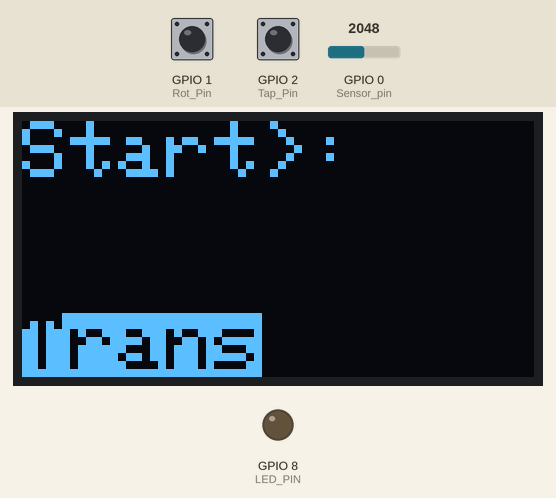
Simulated run of this sketch. Board: ESP32-S3. Parts: 128×64 one-colour display, output pins drawn as LEDs (lit = HIGH). Inputs (shaded band) come from the test bench; at power-on: GPIO 1 (Rot_Pin) HIGH, GPIO 2 (Tap_Pin) HIGH, GPIO 0 (Sensor_pin) = 2048. What the sketch prints to the serial monitor is not drawn.

Above: at 2.2 s.
2.3 s: GPIO 1 (Rot_Pin) pulled LOW for 1 s
At 9.0 s:
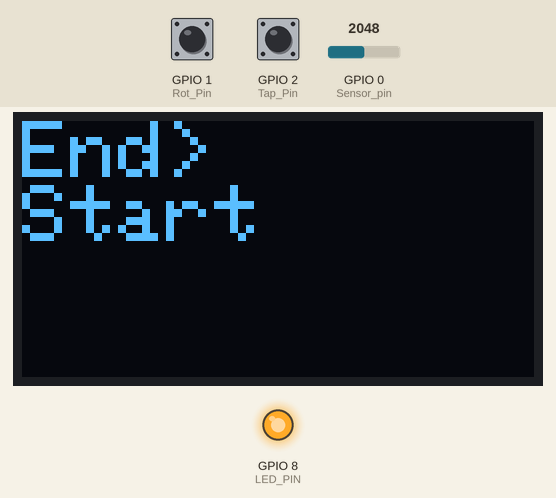
9.3 s: GPIO 2 (Tap_Pin) pulled LOW for 3.2 s
At 13.1 s:
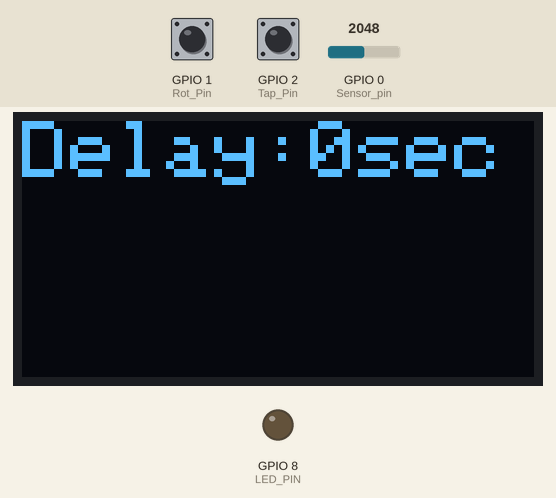
15.5 s: GPIO 0 (Sensor_pin) set to 84
18.0 s: GPIO 0 (Sensor_pin) set to 71
19.5 s: GPIO 0 (Sensor_pin) set to 491
At 20.3 s:
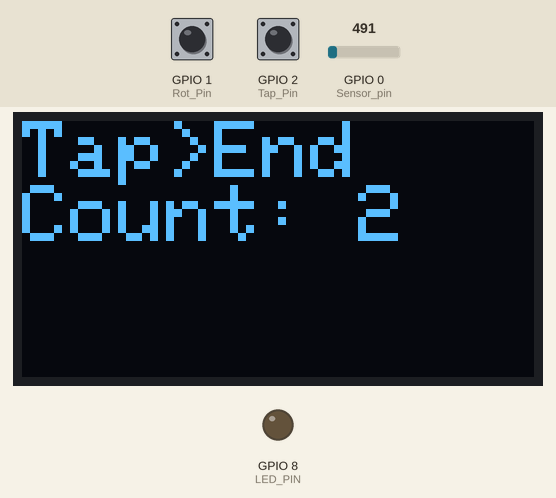
Timing chart, 0 to 22.2 s (numbered marks = the images above; inputs shaded):
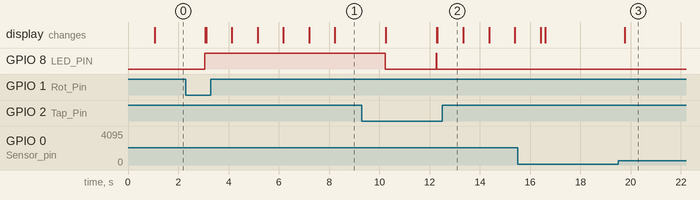

Measured:
- after the input at 2.3 s, the display: first differs from a run without the input after 0.81 s (image 1 shows a later state)
- after the input at 9.3 s, the display: first differs from a run without the input after 3.0 s (image 2)
- after the input at 18.0 s, every drawn part: stays the same
- after the input at 19.5 s, the display: changes after 0.25 s (image 3)

The sketch:

PAWDArduniowithPressureSensorWorking_on_Super_mini_board.ino
```cpp
#include <Wire.h>
#include <Adafruit_GFX.h>
#include <Adafruit_SSD1306.h>

#define SCREEN_WIDTH 128
#define SCREEN_HEIGHT 64
#define OLED_RESET    -1
#define SCREEN_ADDRESS 0x3C

// Official Pin 8 is the LED_PIN
const int LED_PIN = 8;
const int Sensor_pin = 0; //Pressure sensor pin
const int Rot_Pin = 1; // external buttons
const int Tap_Pin= 2; //external buttons

// Custom I2C pins to avoid the Pin 8 conflict
const int sda_pin = 10;
const int scl_pin = 9;

int clk = 0; //for delay
int count = 0; // amount of taps
int SensorData=0; //initalizing pressure sensor to zero
bool pressed = false; //prevents overcounting in taps

Adafruit_SSD1306 display(SCREEN_WIDTH, SCREEN_HEIGHT, &Wire, OLED_RESET);
enum {
  Start_State,
  Trans_State,
  Taps_State,
  Rot_State,
  End_State,
  Delay_State,
  Delay_State2
} currentState; // Variable to hold the current state

void setup() {
  delay(1000);
  pinMode(LED_PIN, OUTPUT);
  pinMode(Sensor_pin,INPUT); //pressure sensor pin
  pinMode(Rot_Pin,INPUT_PULLUP); //setting pins to take input
  pinMode(Tap_Pin,INPUT_PULLUP);
  // Set the initial state when the program starts
  currentState =  Start_State;
  Serial.println("FSM Starting in  Start_State");

  // Start I2C on Pin 10 (SDA) and Pin 9 (SCL)
  Wire.begin(sda_pin, scl_pin);

 /* if(!display.begin(SSD1306_SWITCHCAPVCC, SCREEN_ADDRESS)) {
    // If it fails, the LED_PIN will blink fast to alert you
    while(1) {
      digitalWrite(LED_PIN, HIGH); delay(100);
      digitalWrite(LED_PIN, LOW);  delay(100);
    }
  }*/

  if(!display.begin(SSD1306_SWITCHCAPVCC, SCREEN_ADDRESS)) {
    // If initialization fails, print error and stop
    Serial.begin(115200);//baud rate
    Serial.println(F("SSD1306 initialization failed"));
    for(;;);

  }

  /*display.clearDisplay();
  display.setTextSize(1);
  display.setTextColor(SSD1306_WHITE);
  display.setCursor(0,0);
  display.println("C3 SuperMini");
  display.println("SDA: Pin 10");
  display.display();*/

  display.clearDisplay();
  display.setTextSize(2);         // Set text size to 2 (larger text)
  display.setTextColor(SSD1306_WHITE); // Set text color to white
}

void loop() {
display.clearDisplay();
  switch (currentState) {

    case  Start_State:
      // ACTION: Ensure LED is OFF
      digitalWrite(LED_PIN, LOW);

        currentState = Trans_State;

        printLine(1, "Start>:", true);
        printLine(4, "Trans", false);
        display.display(); // puts text on screen
        delay(2000);// 5 seconds
        clk = 0;


      break;

    case Trans_State:
      // ACTION: Ensure LED is ON
      digitalWrite(LED_PIN, HIGH);


        //currentState =  Delay_State; // change to if statement for both delays

        printLine(1, "Trans>:", true);
        printLine(3, "1. Probnation", false);
        printLine(4, "2. Taps", false);
        display.display();
        if(digitalRead(Tap_Pin)== LOW){
          currentState =  Delay_State;
        }
        if(digitalRead(Rot_Pin)== LOW){
          currentState =  Delay_State2;

        }

        //delay(2000);
          //display.clearDisplay();

      break;

    // You can add a third state for different timing/actions
    case Taps_State:
    SensorData = analogRead(Sensor_pin); // reads adc value
    //float voltage = sensorData *(3.3/4095.0);
    if(count<10){
     printLine(1, "Tap>End ", true);
     printLine(2, "Count: "+ String (count), true);
     display.display();
     if(SensorData> 80 && !pressed) //if adc value greater than 120 and hasn't been pressed
     {
      count++;
      pressed = true;

     }
     currentState =  Taps_State;
    }
    else
    {
      currentState =  End_State;
      count = 0;
    }
    delay(150);

    if(SensorData<80 && pressed)
    {
      pressed = false;
    }

      break;

    case Rot_State:
      printLine(1, "Rot>End ", true);
      display.display();
      delay(1000);
      currentState =  End_State;
      break;

    case End_State:
    digitalWrite(LED_PIN, HIGH);
       currentState =  Start_State;
       printLine(1, "End>", true);
       printLine(2, "Start", true);
     display.display();
     delay(2000);
      break;
    case Delay_State:
    digitalWrite(LED_PIN, LOW);
    if(clk<4){
     printLine(1, "Delay:"+ String (clk)+ "sec", true);
     display.display();
     currentState =  Delay_State;
     clk++;
     delay(1000);

    }
    else
    currentState =  Taps_State;

      break;
    case Delay_State2:
    if(clk<4){
     printLine(1, "Delay:"+ String (clk)+ "sec", true);
     display.display();
     currentState =  Delay_State2;
     clk++;
     delay(1000);

    }
    else
    currentState =  Rot_State;

      break;

    // Optional: Default case handles unexpected state values
    default:
      currentState =  Start_State;
      break;
  }

  // Any code outside the switch/case runs continuously regardless of state
}

// with textsize = 2  we have 4 lines of text we can use so from 1-4 lines for the oled
// this function compacts the loop while being able to easily write text
//if true text = white if false inverted
void printLine(int lineNumber, const String& text, bool white) {
     //Line 1
    int y_pos = (lineNumber - 1) * 16;


    if (lineNumber < 1 || lineNumber > 4) {
        return;
    }

    // 2. Set the cursor to the start of the specified line (X=0, Y=y_pos).
    display.setCursor(0, y_pos);

    // 4. Set color and print the new text.
    if(white)
    {
      display.setTextColor(SSD1306_WHITE);
    }
    if(!white)
    {
      display.setTextColor(SSD1306_BLACK, SSD1306_WHITE);
    }

    display.print(text);
}
```
